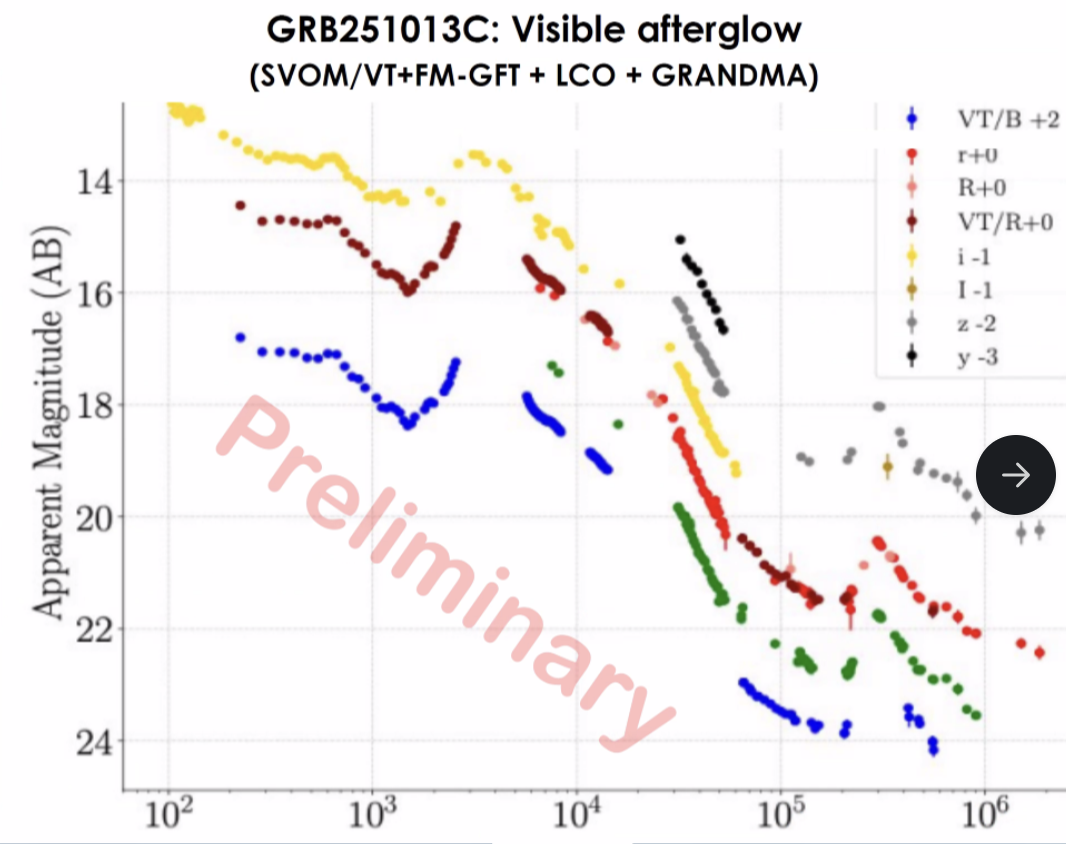
#> input picture sample.png, 1066 x 844 px, found by its file name
$ python consistency_grid.py
#> lines starting #> are read from the running program, lines starting #| are printed output that depends on the picture; after the words box and inside, x2 and y2 are one past the last pixel; in counts of white or black regions, pixels touching at a corner belong together
"""Claim 3: independently re-derive the sample.png pixel->data calibration from gridlines."""
import numpy as np
from PIL import Image

im = np.asarray(Image.open("/data/dtak/research/grb/GRB251013C/sample.png").convert("RGB")).astype(int)
H, W, _ = im.shape
#> H = 844; W = 1066
print("image", W, "x", H)
#| image 1066 x 844

# Gridlines are faint light-gray lines on white inside the axes.
# Restrict to a band that avoids data, watermark and legend.
sub = im[105:770, 130:1045]
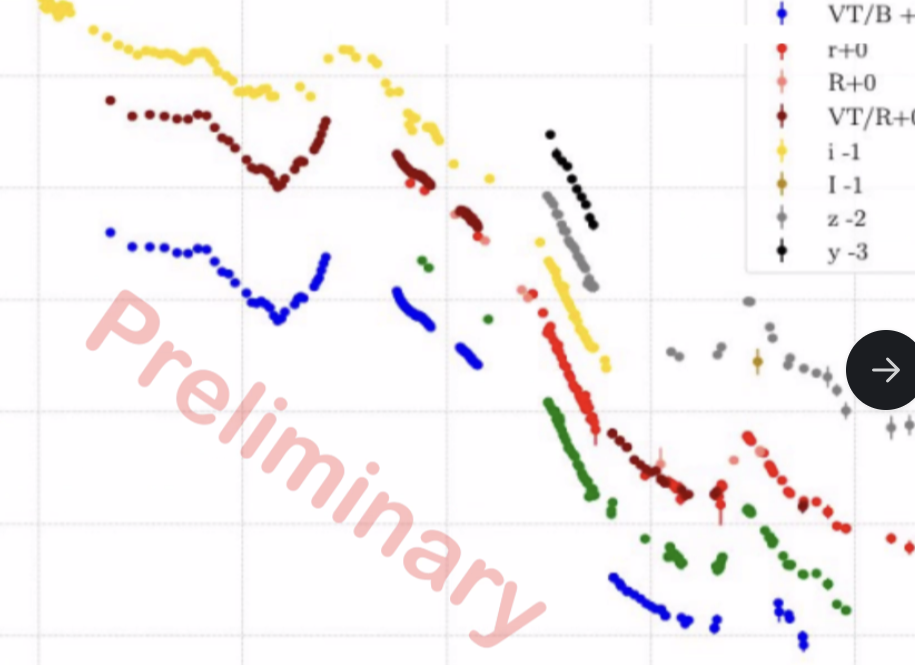
#> sub: shape (665, 915, 3) int64; mean R, G, B 246.1, 242.2, 242.8
gray = sub.mean(2)
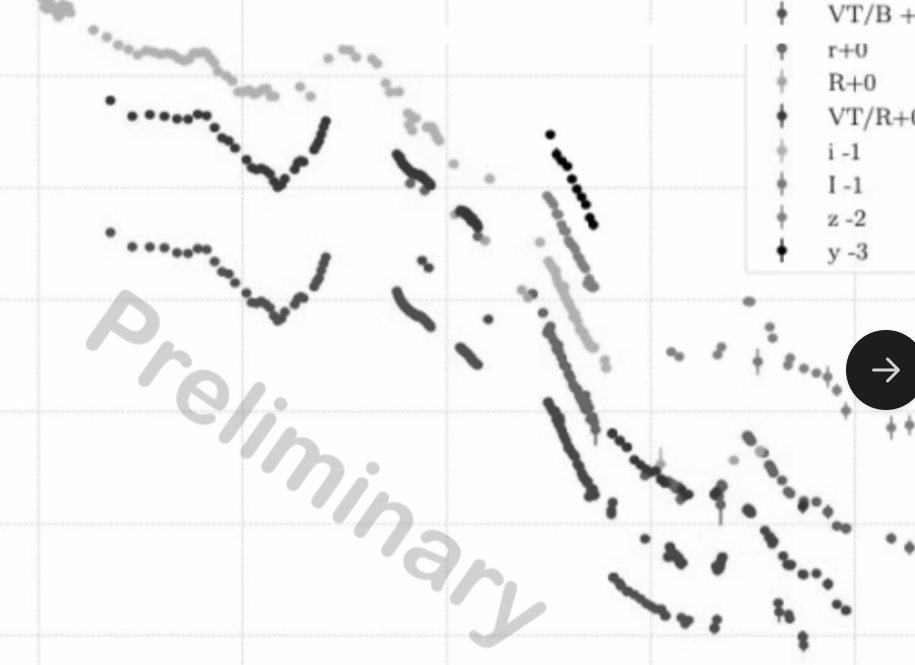
#> gray: shape (665, 915) float64; min 0.667, max 255, mean 243.7
sat = sub.max(2) - sub.min(2)
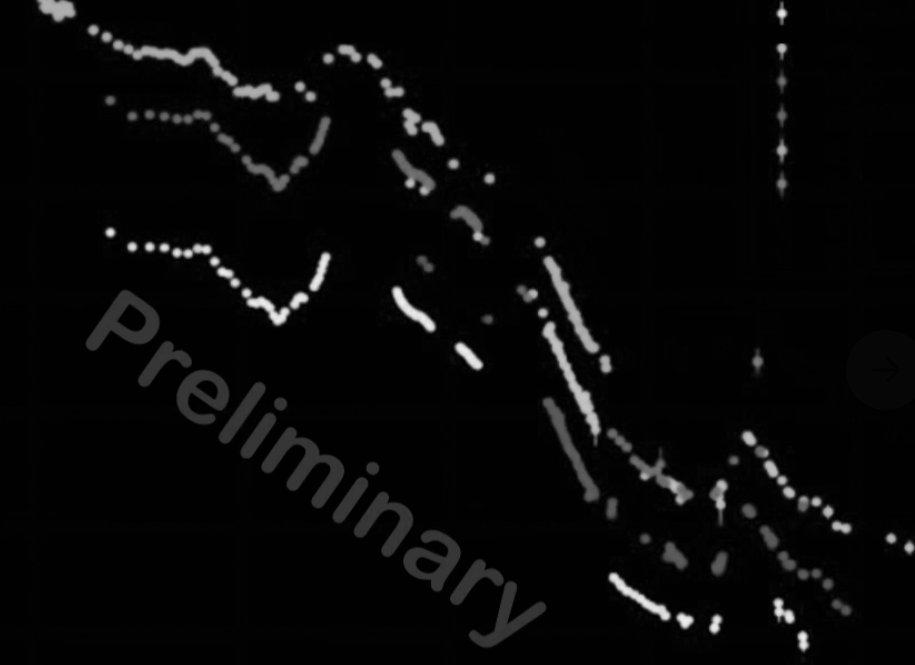
#> sat: shape (665, 915) int64; min 0, max 238, mean 8.3

# --- vertical gridlines: columns that are systematically slightly darker than white
colscore = ((gray < 249) & (gray > 200) & (sat < 12)).mean(0)
#> colscore = 915 values, max 0.985 at index 37, min 0.0271 at index 46, mean 0.0724
cand = np.where(colscore > 0.55)[0]
#> cand = 18 values from 37 to 855
groups, cur = [], [cand[0]]
#> groups = []; cur = [37]
for c in cand[1:]:
    if c - cur[-1] <= 2:
        cur.append(c)
    else:
        groups.append(cur); cur = [c]
#> this loop made 17 passes
#> (c, cur) on passes 4, 7, 11, 15: (241, [241]), (445, [445]), (649, [649]), (853, [853])
#> c on passes 1, 2, 3, 5, 6, 8: 38, 39, 40, 242, 243, 446
#> after the loop, groups = [[37, 38, 39, 40], [241, 242, 243], [445, 446, 447, 448], [649, 650, 651, 652]]
groups.append(cur)
vx = np.array([np.mean(g) + 130 for g in groups])
#> vx = [168.5, 372, 576.5, 780.5, 984]
print("\nvertical gridline x (px):", np.round(vx, 2))
#| vertical gridline x (px): [168.5 372.  576.5 780.5 984. ]
print("spacings:", np.round(np.diff(vx), 2))
#| spacings: [203.5 204.5 204.  203.5]

# --- horizontal gridlines
rowscore = ((gray < 249) & (gray > 200) & (sat < 12)).mean(1)
#> rowscore = 665 values, max 0.94 at index 636, min 0.00765 at index 27, mean 0.0724
cand = np.where(rowscore > 0.55)[0]
#> cand = 23 values from 74 to 636
groups, cur = [], [cand[0]]
#> groups = []; cur = [74]
for c in cand[1:]:
    if c - cur[-1] <= 2:
        cur.append(c)
    else:
        groups.append(cur); cur = [c]
#> this loop made 22 passes
#> (c, cur) on passes 4, 8, 12, 16, 20: (186, [186]), (298, [298]), (410, [410]), (522, [522]), (634, [634])
#> c on passes 1, 2, 3, 5, 6, 7: 75, 76, 77, 187, 188, 189
#> after the loop, groups = [[74, 75, 76, 77], [186, 187, 188, 189], [298, 299, 300, 301], [410, 411, 412, 413], [522, 523, 524, 525]]
groups.append(cur)
hy = np.array([np.mean(g) + 105 for g in groups])
#> hy = [180.5, 292.5, 404.5, 516.5, 628.5, 740]
print("\nhorizontal gridline y (px):", np.round(hy, 2))
#| horizontal gridline y (px): [180.5 292.5 404.5 516.5 628.5 740. ]
print("spacings:", np.round(np.diff(hy), 2))
#| spacings: [112.  112.  112.  112.  111.5]

# --- fit calibration: major x gridlines are decades 1e2..1e6, major y are mags 14..24 step 2
if len(vx) >= 5:
    # keep only the widely-spaced (major/decade) lines
    dec = np.arange(len(vx))
#> dec = [0, 1, 2, 3, 4]
    A = np.polyfit(dec, vx, 1)
#> A = [204, 168.4]
    print(f"\nx: px/decade = {A[0]:.3f}, x(first line) = {A[1]:.2f}")
#| x: px/decade = 203.950, x(first line) = 168.40
if len(hy) >= 6:
    idx = np.arange(len(hy))
#> idx = [0, 1, 2, 3, 4, 5]
    B = np.polyfit(idx, hy, 1)
#> B = [111.9, 180.6]
    print(f"y: px per 2 mag = {B[0]:.3f}  => px/mag = {B[0]/2:.3f}, y(first) = {B[1]:.2f}")
#| y: px per 2 mag = 111.929  => px/mag = 55.964, y(first) = 180.60

# --- independent check: tick-label glyph centroids on the axes
# x tick labels sit below y~785; y tick labels left of x~130
def dark_blobs(mask):
    from scipy import ndimage
    lab, n = ndimage.label(mask, structure=np.ones((3, 3)))
    out = []
    for i in range(1, n + 1):
        ys, xs = np.nonzero(lab == i)
        if len(ys) < 15: continue
        out.append((xs.mean(), ys.mean(), len(ys), xs.min(), xs.max(), ys.min(), ys.max()))
    return out

dk = im.mean(2) < 120
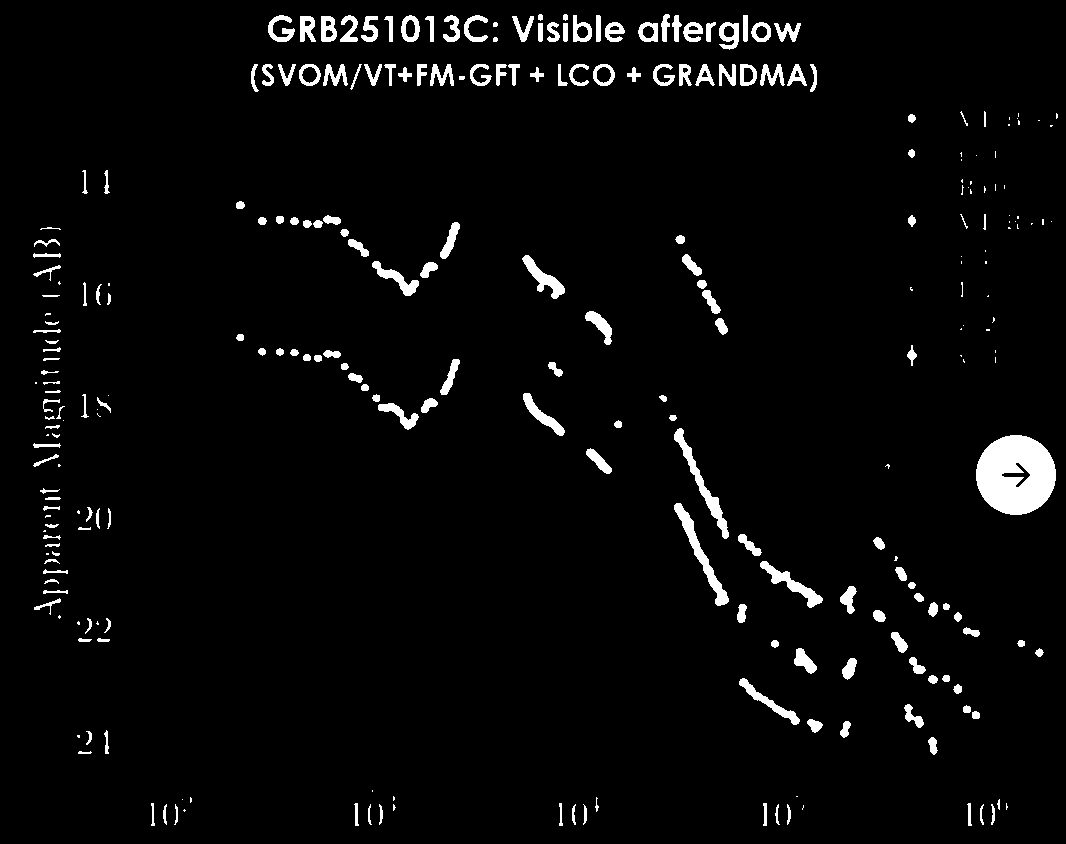
#> dk: shape (844, 1066) bool; 3.5% white; 278 white regions (73 under 20 px), largest, box (x1, y1, x2, y2) and area: (976, 435, 1056, 515) 4840, (674, 503, 729, 606) 1037, (674, 428, 729, 539) 984
xt = np.zeros_like(dk); xt[786:830, 120:1060] = dk[786:830, 120:1060]
#> after `xt[786:830, 120:1060] = dk[786:830, 120:1060]`: xt: shape (844, 1066) bool; 0.1% white in thin lines or dots, all inside (x1, y1, x2, y2) = (151, 790, 1008, 826)
yt = np.zeros_like(dk); yt[100:780, 40:125] = dk[100:780, 40:125]
#> after `yt[100:780, 40:125] = dk[100:780, 40:125]`:
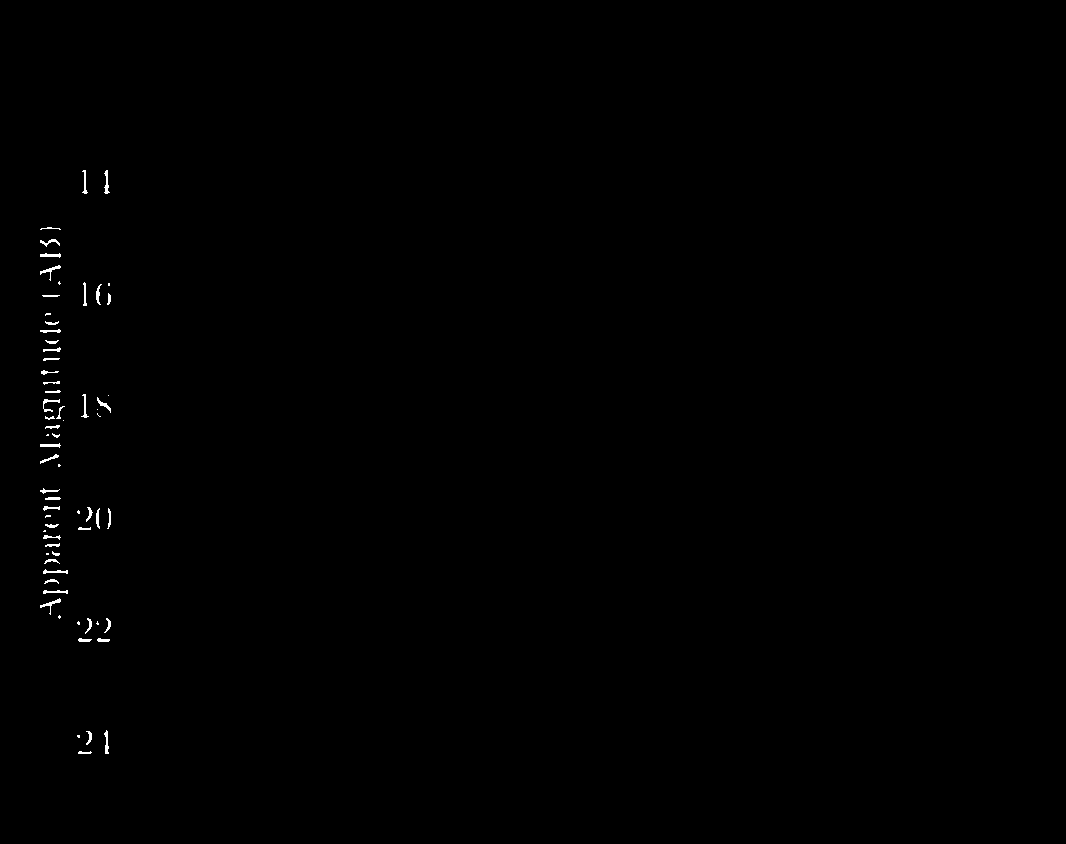
#> yt: shape (844, 1066) bool; 0.27% white in thin lines or dots, all inside (x1, y1, x2, y2) = (40, 170, 111, 754)
print("\nx tick-label blobs (x_c, y_c, npx, xmin, xmax):")
for b in sorted(dark_blobs(xt)): print("   ", np.round(b, 1))
#> in dark_blobs, `lab, n = ndimage.label(mask, structure=np.ones((3, 3)))`: lab: shape (844, 1066) int32; 27 distinct labels, from 0 to 26
#> in dark_blobs, `lab, n = ndimage.label(mask, structure=np.ones((3, 3)))`: n = 26
#> this loop made 17 passes
#> b on passes 1 to 12: (152.4, 814.4, 54, 151, 154, 803, 825), (164.5, 814.1, 52, 163, 166, 804, 824), (176.1, 814.2, 43, 174, 177, 804, 824), (356, 814.2, 72, 354, 358, 803, 825), (368.9, 814.8, 42, 368, 371, 804, 824), (380.6, 814, 51, 379, 382, 804, 824), (560.4, 814.4, 56, 559, 562, 803, 825), (573.3, 814.4, 52, 572, 575, 804, 824), (584.8, 814.2, 52, 583, 586, 804, 824), (596.3, 805, 26, 595, 598, 797, 811), (764.9, 813.9, 74, 763, 766, 803, 825), (776.7, 814.4, 47, 775, 779, 804, 824)
#|     [152.4 814.4  54.  151.  154.  803.  825. ]
#|     [164.5 814.1  52.  163.  166.  804.  824. ]
#|     [176.1 814.2  43.  174.  177.  804.  824. ]
#|     [356.  814.2  72.  354.  358.  803.  825. ]
#|     [368.9 814.8  42.  368.  371.  804.  824. ]
#|     [380.6 814.   51.  379.  382.  804.  824. ]
#|     [560.4 814.4  56.  559.  562.  803.  825. ]
#|     [573.3 814.4  52.  572.  575.  804.  824. ]
#> (further printed lines are left out)
print("\ny tick-label blobs (x_c, y_c, npx):")
for b in sorted(dark_blobs(yt), key=lambda t: t[1]): print("   ", np.round(b[:3], 1))
#> in dark_blobs (call 2), `lab, n = ndimage.label(mask, structure=np.ones((3, 3)))`: lab: shape (844, 1066) int32; 68 distinct labels, from 0 to 67
#> this loop made 50 passes
#> b on passes 1 to 12: (84.46, 182.3, 59, 82, 87, 170, 193), (106.2, 182.6, 71, 104, 109, 170, 193), (49.82, 228, 28, 40, 60, 227, 229), (49.48, 241.8, 60, 40, 59, 239, 246), (50.13, 254.9, 67, 40, 60, 253, 257), (50.05, 270.1, 77, 40, 60, 265, 280), (97.77, 294.2, 57, 96, 101, 284, 304), (84.46, 294.3, 54, 83, 86, 282, 305), (50.27, 295.5, 33, 42, 59, 295, 296), (108.7, 298.7, 31, 107, 110, 293, 304), (51.36, 322.8, 33, 45, 58, 321, 324), (50.37, 330.6, 51, 40, 60, 329, 332)
#|     [ 84.5 182.3  59. ]
#|     [106.2 182.6  71. ]
#|     [ 49.8 228.   28. ]
#|     [ 49.5 241.8  60. ]
#|     [ 50.1 254.9  67. ]
#|     [ 50.1 270.1  77. ]
#|     [ 97.8 294.2  57. ]
#|     [ 84.5 294.3  54. ]
#> (further printed lines are left out)
